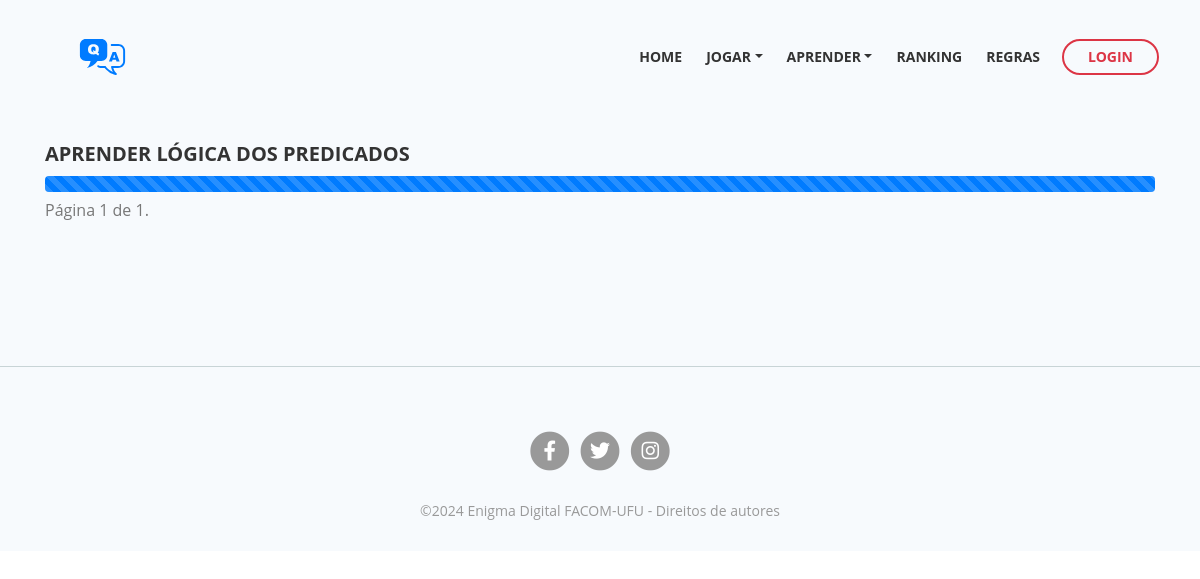
Page /2/learning/ on the earlier database version.
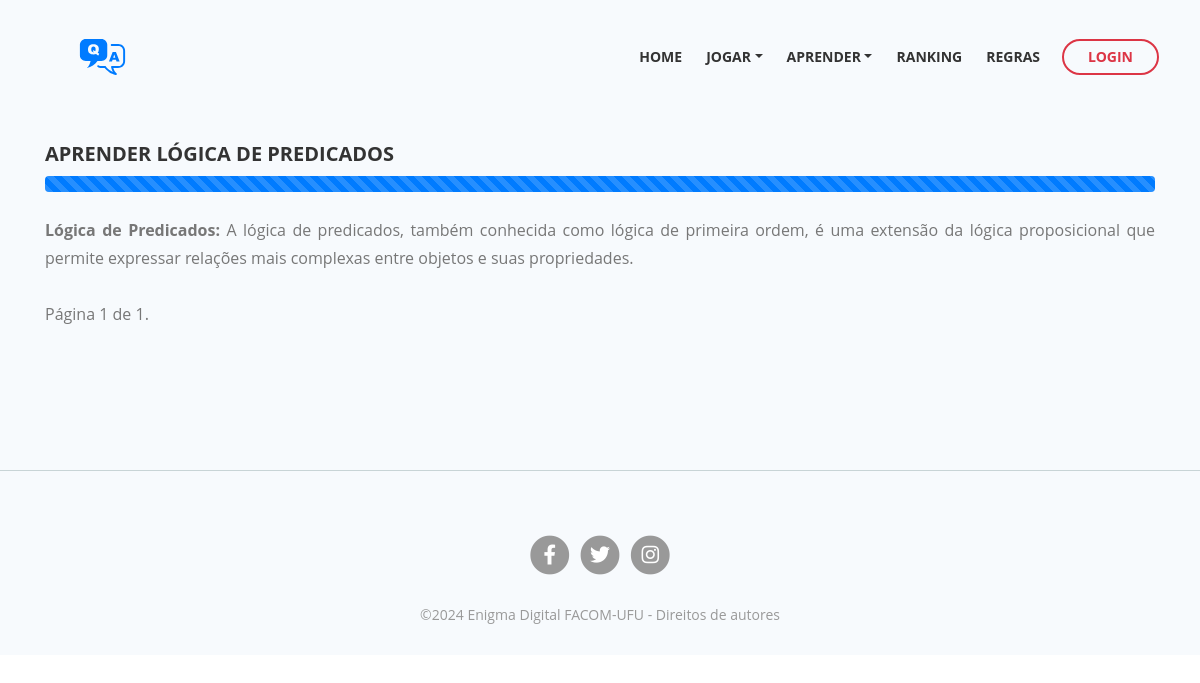
Same page on the later database version.
### game/models.py (models this page shows, shortened)
class Category(models.Model):
    id = models.AutoField(auto_created=True, primary_key=True, verbose_name='ID')
    category_name = models.CharField(verbose_name='Categoria', max_length=40)
    class Meta:
        verbose_name = ("Categoria")
        verbose_name_plural = ("Categorias")

class Settings(models.Model):
    id = models.AutoField(verbose_name='ID',primary_key=True, auto_created=True)
    category = models.ForeignKey(Category, verbose_name='Categoria',on_delete=models.CASCADE, null=True)
    definition = models.TextField(null=True, verbose_name='Conceitos')
    text = models.TextField(null=True, verbose_name='Conteúdo', blank=True)
    extra = models.CharField(null=True, verbose_name='Info', blank=True, max_length=255)
    link = models.CharField(null=True, verbose_name='link', blank=True, max_length=255)
    pub_date = models.DateTimeField(auto_created=True,auto_now=True)
    class Meta:
        verbose_name = ("Definição")
        verbose_name_plural = ("Definições")

### game/views.py (the view)
# urls.py: path('<int:category_id>/learning/', views.learning, name='learning'),
def learning(request, category_id):
    categories = Category.objects.all()
    single_category = get_object_or_404(Category,pk=category_id)
    settings_list = Settings.objects.filter(category_id=category_id).order_by('-pub_date')
    paginator = Paginator(settings_list,1)
    try:
        page = int(request.GET.get('page', '1'))
    except ValueError:
        page = 1
    try:
        settings = paginator.page(page)
    except (EmptyPage, InvalidPage):
        settings = paginator.page(paginator.num_pages)
    context = {'categories': categories, 'settings':settings,'single_category':single_category}
    return render(request, 'html/learning.html',context)

### game/templates/html/learning.html (shortened to what this page needs)
{% extends 'base.html' %}
{% load static %}
{% block content %}
<div class="ex-basic-2">
  <div class="container">
    <div class="row">
      <div class="col-lg-12">
        <div class="text-container">
          <h4 class="text-uppercase">Aprender {{single_category.category_name}}</h4>
          <div class="progress" role="progressbar" aria-label="Animated striped example" aria-valuenow="75"
            aria-valuemin="0" aria-valuemax="100">
            <div class="progress-bar progress-bar-striped progress-bar-animated" style="width: 100%"></div>
          </div>
          <div class="text-container last">
            {%if settings is not None %}
            {% for content in settings %}
            {% autoescape on %}
            <div class=" py-2 mt-3">
              <p class="text-justify"> <strong>{{ content.category.category_name }}:</strong>
                {{content.definition|escape|linebreaksbr}}</p>
            </div>
            {% endautoescape %}
            {% endfor %}
            <div class="pagination py-1">
              <span class="step-links">
                    <span class="current">
                      Página {{ settings.number }} de {{ settings.paginator.num_pages }}.
                    </span>
              </span>
            </div>
            {%else%}
            <div class=" py-2 mt-3">
              <p>Não existe conteúdo a aprender. Volte mais tarde.</p>
              <a class="btn btn-danger btn-lg text-decoration-none" role="button"
                href="{% url 'quizz:index' %}">Valtar</a>
            </div>
            {%endif%}
          </div>
        </div>
      </div>
    </div>
  </div>
</div>
{% endblock content %}

Differences in the rows shown:
changed Category: category_name "LÓGICA DOS PREDICADOS" → "LÓGICA DE PREDICADOS"
added Settings: category.category_name "Lógica de Predicados", definition "A lógica de predicados, também conhecida como lógica de primeira ordem, é uma extensão da lógica proposicional que permite expressar relações mais complexas entre objetos e suas propriedades."
